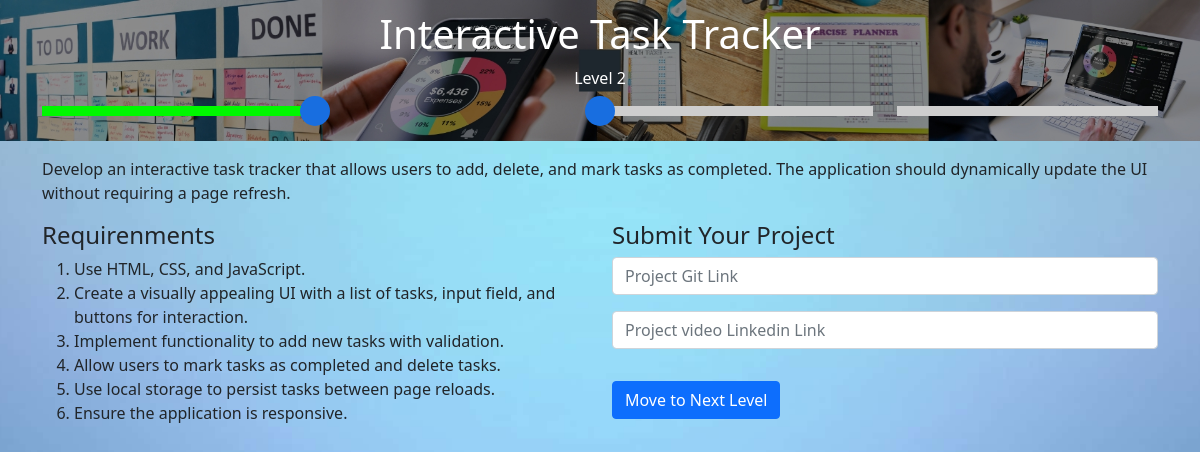
Page /level-two/ (signed in) on the committed database.
### accounts/models.py (models this page shows, shortened)
class Student(AbstractBaseUser, PermissionsMixin):
    STATUS_NOT_STARTED = 'not_started'
    STATUS_IN_PROGRESS = 'in_progress'
    STATUS_UNDER_REVIEW = 'under_review'
    STATUS_COMPLETED = 'completed'
    STATUS_REJECTED = 'rejected'
    STATUS_CHOICES = [
        (STATUS_NOT_STARTED, 'Not Started'),
        (STATUS_IN_PROGRESS, 'In Progress'),
        (STATUS_UNDER_REVIEW, 'Under Review'),
        (STATUS_COMPLETED, 'Completed'),
        (STATUS_REJECTED, 'Rejected'),
    ]
    email = models.EmailField(unique=True)
    name = models.CharField(max_length=255)
    profile_pic = models.ImageField(upload_to='profile_pics/', null=True, blank=True)
    phone_no = models.CharField(max_length=15, null=True, blank=True)
    whatsapp_no = models.CharField(max_length=15, null=True, blank=True)
    college = models.CharField(max_length=255, null=True, blank=True)
    domain = models.ForeignKey(Domain, on_delete=models.SET_NULL, null=True, blank=True)
    assignment1 = models.ForeignKey(Assignment, on_delete=models.SET_NULL, null=True, blank=True, related_name='assignment1')
    assignment1status = models.CharField(
        max_length=20,
        choices=STATUS_CHOICES,
        default=STATUS_NOT_STARTED,
    )
    assignment1starttime = models.DateTimeField(blank=True,null=True)
    assignment1endttime = models.DateTimeField(blank=True,null=True)
    assignment1rejectioncount = models.ImageField(default=0)
    assignment2 = models.ForeignKey(Assignment, on_delete=models.SET_NULL, null=True, blank=True, related_name='assignment2')
    assignment2status = models.CharField(
        max_length=20,
        choices=STATUS_CHOICES,
        default=STATUS_NOT_STARTED,
    )
    assignment2starttime = models.DateTimeField(blank=True,null=True)
    assignment2endttime = models.DateTimeField(blank=True,null=True)
    assignment2rejectioncount = models.ImageField(default=0)
    assignment3 = models.ForeignKey(Assignment, on_delete=models.SET_NULL, null=True, blank=True, related_name='assignment3')
    assignment3status = models.CharField(
        max_length=20,
        choices=STATUS_CHOICES,
        default=STATUS_NOT_STARTED,
    )
    assignment3starttime = models.DateTimeField(blank=True,null=True)
    assignment3endttime = models.DateTimeField(blank=True,null=True)
    assignment3rejectioncount = models.ImageField(default=0)
    level_choices_student = [(0, 'Not Started'), (1, 'Level 1'), (2, 'Level 2'), (3, 'Level 3'), (4, 'pending'), (5, 'Certificate Level')]
    level_student = models.IntegerField(choices=level_choices_student, default=0)
    otp = models.IntegerField(null=True, blank=True)
    is_active = models.BooleanField(default=True)
    is_staff = models.BooleanField(default=False)
    date_joined = models.DateTimeField(default=timezone.now)
    objects = StudentManager()
    USERNAME_FIELD = 'email'
    REQUIRED_FIELDS = ['name']

class Assignment(models.Model):
    domain = models.ForeignKey(Domain, on_delete=models.SET_NULL, null=True, blank=True)
    assignment_question = models.CharField(max_length=255)
    assignment_description = models.TextField(null=True, blank=True)
    assignment_requirements = models.TextField(null=True, blank=True)
    assignment_banner = models.ImageField(upload_to='assignment_banners/', null=True, blank=True)
    assignment_banner1 = models.ImageField(upload_to='assignment_banners1/', null=True, blank=True)
    level_choices = [(1, 'Level 1'), (2, 'Level 2'), (3, 'Level 3')]
    level = models.IntegerField(choices=level_choices, default=0)
    referral_link1 = models.URLField(max_length=255, null=True, blank=True)
    referral_link2 = models.URLField(max_length=255, null=True, blank=True)
    slug = models.CharField(null=True, blank=True, max_length=100)

### accounts/views.py (the view, shortened to what this page needs)
# urls.py: path('level-two/', views.level_two, name='level2'),
@login_required(login_url='/')
def level_two(request):
    student = request.user
    if student.assignment2status == 'not_started':
        student.assignment2status = 'in_progress'
        student.save()
    else:
        pass
    try:
        submitted_data = AssignmentSubmit.objects.get(student=student)
        return render(request, 'level2.html', {"sdata": submitted_data})
    except:
        return render(request, 'level2.html')

### templates/level2.html (shortened to what this page needs)
{% load static %}
<!DOCTYPE html>
<html lang="en">
<head>
    <link href="https://cdn.jsdelivr.net/npm/bootstrap@5.0.2/dist/css/bootstrap.min.css" rel="stylesheet">
    <link rel="stylesheet" href="https://cdnjs.cloudflare.com/ajax/libs/font-awesome/6.4.2/css/all.min.css" />
</head>
<body>
    <section class="headbanner">
        <div class="head">
            <h1>{{user.assignment2.assignment_question}}</h1>
            <p>Level 2</p>
        <div class="container">
            <div class="level">
                <div class="row">
                    <div class="col-md-3 col-sm-3 col-lg-3" >
                        <div class="levelone"></div>
                        <div class="point" style="z-index:99;"></div>
                    </div>
                    <div class="col-md-3 col-sm-3 col-lg-3" >
                        <div class="leveltwo"></div>
                        <div class="point"></div>
                    </div>
                    <div class="col-md-3 col-sm-3 col-lg-3" >
                        <div class="levelthree"></div>
                    </div>
                    <div class="col-md-3 col-sm-3 col-lg-3" >
                        <div class="levelfour"></div>
                    </div>
                </div>
            </div>
        </div>
    </div>
    <img src="{{user.assignment2.assignment_banner1.url}}" class="img-fluid" height="110%">
    </section>
    <section class="mt-3">
        <div class="container">
            <p>
               {{user.assignment2.assignment_description}}
            </p>
            <div class="row">
                <div class="col-sm-12 col-lg-6 col-md-12">
                    <h4>Requirenments</h4>
                    {{user.assignment2.assignment_requirements | safe}}
                </div>
                <div class="col-sm-12 col-lg-6 col-md-12">
                     <form method="post">
                        <h4>Submit Your Project</h4>
                         {% if sdata.Assignment2_github_Link %}
                            <input value="{{sdata.Assignment2_github_Link}}" type="text" name="git" class="mb-3 form-control" placeholder="Project Git Link" required>
                         {% else %}
                            <input type="text" name="git" class="mb-3 form-control" placeholder="Project Git Link" required>
                         {% endif %}
                         {% if sdata.Assignment2_github_Link %}
                            <input value="{{sdata.Assignment2_linkedin_link}}" type="text" name="linkedin" class="mb-3 form-control"  placeholder="Project video Linkedin Link" required>
                         {% else %}
                            <input  type="text" name="linkedin" class="mb-3 form-control"  placeholder="Project video Linkedin Link" required>
                         {% endif %}
                        <button type="submit" class="btn btn-primary mt-3">Move to Next Level</button>
                    </form>
                </div>
            </div>
        </div>
    </section>
</body>
</html>

### rows in the picture
Student: assignment2.assignment_question "Interactive Task Tracker", assignment2.assignment_banner1 (picture), assignment2.assignment_description "Develop an interactive task tracker that allows users to add, delete, and mark tasks as completed. The application should dynamically update the UI without requiring a page refresh.", assignment2.assignment_requirements "Use HTML, CSS, and JavaScript. Create a visually appealing UI with a list of tasks, input field, and buttons for interaction. Implement functionality to add new tasks with validation. Allow users to mark tasks as completed and delete tasks. Use local storage to persist tasks between page reloads. Ensure the application is responsive."
